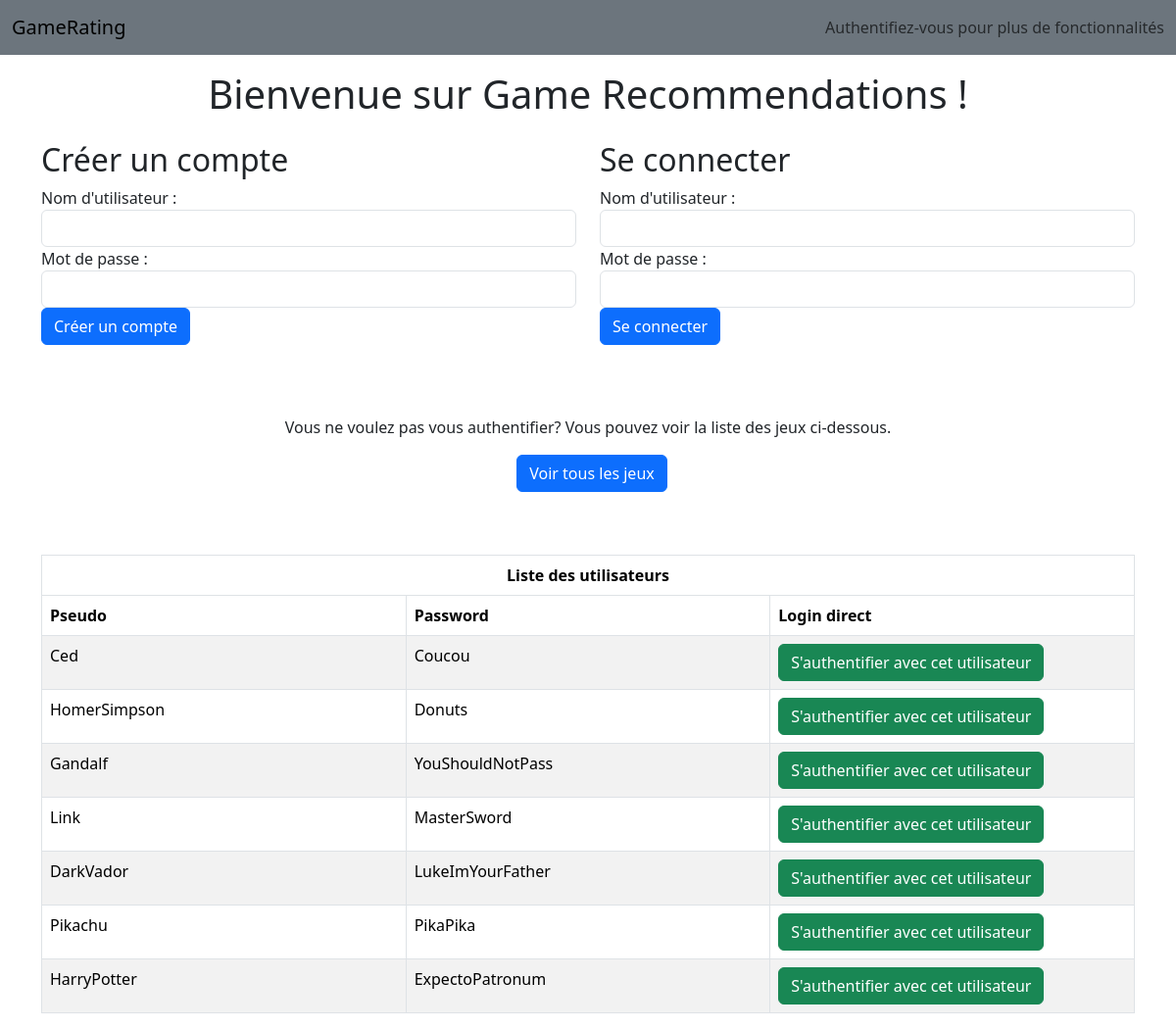
The page / on the database its author committed.
### tables this page shows
CREATE TABLE IF NOT EXISTS `users` (
  `id` int NOT NULL AUTO_INCREMENT,
  `pseudo` varchar(50) NOT NULL,
  `password` varchar(50) NOT NULL,
  PRIMARY KEY (`id`),
  UNIQUE KEY `user_pseudo` (`pseudo`)
);

### controllers/HomeController.php (called while the page is built, shortened)
<?php
class HomeController {
    private UserRepository $userRepository;
    public function __construct(UserRepository $userRepository, GameRepository $gameRepository) {
        $this->userRepository = $userRepository;
    }
    public function index(): void {
        $users = $this->userRepository->getAllUser();
        require_once __DIR__ . '/../views/home/index.php';
    }
}

### repositories/UserRepository.php (called while the page is built, shortened)
<?php
require_once __DIR__.'/../models/users/User.php';
class UserRepository {
    private PDO $pdo;
    public function __construct(PDO $pdo) {
        $this->pdo = $pdo;
    }
    public function getAllUser(): array {
        $stmt = $this->pdo->prepare("SELECT * FROM users");
        $stmt->execute();
        $usersData = $stmt->fetchAll(PDO::FETCH_ASSOC);
        $users = [];
        foreach ($usersData as $userData){
            $user = new User(
                $userData['pseudo'],
                $userData['password'],
                $userData['id']
            );
            $users[] = $user;
        }
        return $users;
    }
}

### models/users/User.php (called while the page is built, shortened)
<?php
class User {
    private string $pseudo;
    private string $password;
    public function getPseudo(): string
    {
        return $this->pseudo;
    }
    public function setPseudo(string $pseudo): void
    {
        $this->pseudo = $pseudo;
    }
    public function getPassword(): string
    {
        return $this->password;
    }
    public function setPassword(string $password): void
    {
        $this->password = $password;
    }
}

### views/home/index.php (the view, shortened to what this page needs)
<h1 class="text-center mt-3 mb-4">Bienvenue sur Game Recommendations !</h1>
<?php if (isset($_SESSION['pseudo'])): ?>
    <div class="row">
        <div class="col-12">
            <?php include __DIR__ . '/../partials/messages.php'; ?>
        </div>
    </div>
    <p class="text-center">Vous êtes authentifié en tant
        que <?= htmlspecialchars($_SESSION['pseudo'], ENT_QUOTES, 'UTF-8') ?></p>
    <p class="text-center mt-2 mb-3">Pour noter un jeu, allez sur la page "Voir tous les jeux" et cliquez sur celui que
        vous voulez noter.</p>
    <div class="text-center mt-3 mb-3">
        <a href="/GameRating/add-game.php" class="btn btn-primary">Ajouter un jeu</a>
        <a href="/GameRating/games.php" class="btn btn-primary ms-2">Voir tous les jeux</a>
        <a href="/GameRating/my-ratings.php" class="btn btn-primary ms-2">Voir mes notes</a>
    </div>
    <?php if (isset($recommendedGames) && count($recommendedGames) > 0): ?>
        <div class="row">
            <div class="text-center mt-4 mb-4">
                <p>Tes recommandations:</p>
            </div>
            <?php
            foreach ($recommendedGames as $game):
                ?>
                <div class="col-lg-4 col-md-6 col-sm-12 mb-4">
                    <a href="/GameRating/games.php?idGame=<?= $game->getId() ?>" class="card text-decoration-none">
                        <div class="card-body">
                            <h5 class="card-title"><?= $game->getTitle() ?></h5>
                            <p class="card-text">Développeur: <?= $game->getDeveloper() ?></p>
                            <p class="card-text">Genre: <?= $game->getGenre() ?></p>
                            <p class="card-text">Description: <?= $game->getDescription() ?></p>
                            <p class="card-text">Année de sortie: <?= $game->getReleaseYear() ?></p>
                        </div>
                    </a>
                </div>
            <?php endforeach; ?>
        </div>
    <?php else: ?>
        <div class="row mt-5 mb-5">
            <div class="text-center">
                <p>Tu n'as pas encore de jeu recommandé.</p>
                <p>Note des jeux pour qu'ils apparaissent.</p>
                <a href="/GameRating/games.php" class="btn btn-primary ms-2">Voir tous les jeux</a>
            </div>
        </div>
    <?php endif; ?>
    <div class="row mt-5">
        <form class="text-center" action="/GameRating/index.php" method="post">
            <input type="hidden" name="action_name" value="logout">
            <button type="submit" class="btn btn-secondary">Se déconnecter</button>
        </form>
    </div>
<?php else: ?>
    <div class="row">
        <div class="col-md-6">
            <h2>Créer un compte</h2>
            <form action="/GameRating/index.php" method="post">
                <div class="form-group">
                    <label for="new_pseudo">Nom d'utilisateur :</label>
                    <input type="text" class="form-control" id="new_pseudo" name="pseudo" required>
                </div>
                <div class="form-group">
                    <label for="new_password">Mot de passe :</label>
                    <input type="password" class="form-control" id="new_password" name="password" required>
                </div>
                <button type="submit" class="btn btn-primary">Créer un compte</button>
            </form>
        </div>
        <div class="col-md-6">
            <h2>Se connecter</h2>
            <form action="/GameRating/index.php" method="post">
                <div class="form-group">
                    <label for="username">Nom d'utilisateur :</label>
                    <input type="text" class="form-control" id="username" name="pseudo" required>
                </div>
                <div class="form-group">
                    <label for="password">Mot de passe :</label>
                    <input type="password" class="form-control" id="password" name="password" required>
                </div>
                <button type="submit" class="btn btn-primary">Se connecter</button>
            </form>
        </div>
    </div>
    <div class="row mt-5">
        <div class="text-center mt-3 mb-3">
            <p class="text-center mt-2 mb-3">Vous ne voulez pas vous authentifier? Vous pouvez voir la liste des jeux
                ci-dessous.</p>
            <a href="/GameRating/games.php" class="btn btn-primary ms-2">Voir tous les jeux</a>
        </div>
    </div>
    <div class="row mt-5">
        <div class="col-12">
            <table class="table table-bordered table-striped">
                <thead class="thead-light">
                <tr>
                    <th colspan="3" class="text-center">Liste des utilisateurs</th>
                </tr>
                <tr>
                    <th class="col-4">Pseudo</th>
                    <th class="col-4">Password</th>
                    <th class="col-4">Login direct</th>
                </tr>
                </thead>
                <tbody>
                <?php
                foreach ($users as $user): ?>
                    <tr>
                        <td><?= htmlspecialchars($user->getPseudo(), ENT_QUOTES, 'UTF-8') ?></td>
                        <td><?= htmlspecialchars($user->getPassword(), ENT_QUOTES, 'UTF-8') ?></td>
                        <td>
                            <form action="/GameRating/index.php" method="post">
                                <button type="submit" class="btn btn-success">S'authentifier avec cet utilisateur
                                </button>
                            </form>
                        </td>
                    </tr>
                <?php endforeach; ?>
                </tbody>
            </table>
        </div>
    </div>
<?php endif; ?>

### rows shown on the page
users: pseudo "Ced", password "Coucou"
users: pseudo "HomerSimpson", password "Donuts"
users: pseudo "Gandalf", password "YouShouldNotPass"
users: pseudo "Link", password "MasterSword"
users: pseudo "DarkVador", password "LukeImYourFather"
users: pseudo "Pikachu", password "PikaPika"
users: pseudo "HarryPotter", password "ExpectoPatronum"
